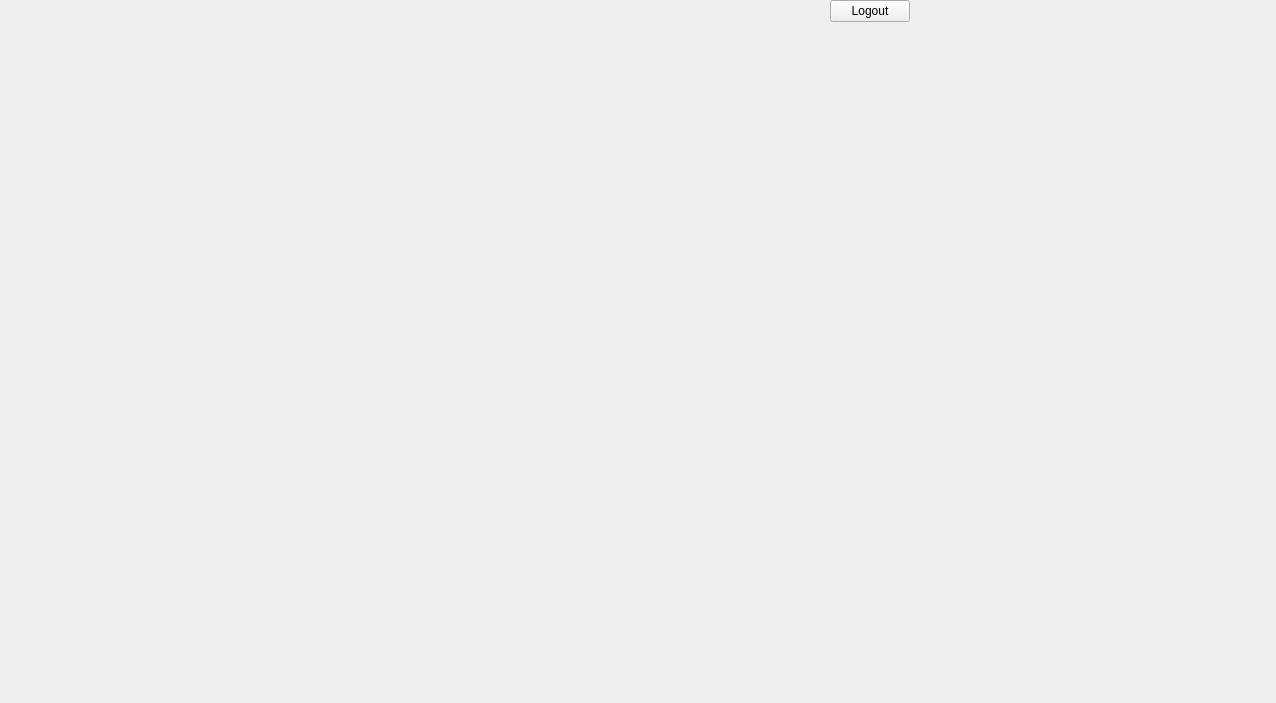
<?xml version="1.0" encoding="UTF-8"?>
<ui version="4.0">
 <class>ModeSelection</class>
 <widget class="QWidget" name="ModeSelection">
  <property name="geometry">
   <rect>
    <x>0</x>
    <y>0</y>
    <width>1276</width>
    <height>703</height>
   </rect>
  </property>
  <property name="windowTitle">
   <string>Mode</string>
  </property>
  <layout class="QVBoxLayout" name="verticalLayout" stretch="0,1">
   <property name="spacing">
    <number>0</number>
   </property>
   <property name="leftMargin">
    <number>0</number>
   </property>
   <property name="topMargin">
    <number>0</number>
   </property>
   <property name="rightMargin">
    <number>0</number>
   </property>
   <property name="bottomMargin">
    <number>0</number>
   </property>
   <item>
    <widget class="QWidget" name="widget" native="true">
     <layout class="QHBoxLayout" name="horizontalLayout_2">
      <property name="spacing">
       <number>0</number>
      </property>
      <property name="leftMargin">
       <number>0</number>
      </property>
      <property name="topMargin">
       <number>0</number>
      </property>
      <property name="rightMargin">
       <number>0</number>
      </property>
      <property name="bottomMargin">
       <number>0</number>
      </property>
      <item>
       <widget class="QLabel" name="label">
        <property name="enabled">
         <bool>true</bool>
        </property>
        <property name="sizePolicy">
         <sizepolicy hsizetype="Fixed" vsizetype="Fixed">
          <horstretch>100</horstretch>
          <verstretch>0</verstretch>
         </sizepolicy>
        </property>
        <property name="minimumSize">
         <size>
          <width>100</width>
          <height>0</height>
         </size>
        </property>
        <property name="text">
         <string/>
        </property>
        <property name="alignment">
         <set>Qt::AlignJustify|Qt::AlignVCenter</set>
        </property>
       </widget>
      </item>
      <item>
       <widget class="QPushButton" name="logoutButton">
        <property name="sizePolicy">
         <sizepolicy hsizetype="Fixed" vsizetype="Fixed">
          <horstretch>0</horstretch>
          <verstretch>0</verstretch>
         </sizepolicy>
        </property>
        <property name="text">
         <string>Logout</string>
        </property>
       </widget>
      </item>
     </layout>
    </widget>
   </item>
   <item>
    <layout class="QHBoxLayout" name="horizontalLayout">
     <item>
      <widget class="SettingsWidget" name="settingsWidget" native="true"/>
     </item>
     <item>
      <widget class="VisualizationWidget" name="visualizationWidget" native="true"/>
     </item>
    </layout>
   </item>
  </layout>
 </widget>
 <customwidgets>
  <customwidget>
   <class>SettingsWidget</class>
   <extends>QWidget</extends>
   <header>settingswidget.h</header>
   <container>1</container>
  </customwidget>
  <customwidget>
   <class>VisualizationWidget</class>
   <extends>QWidget</extends>
   <header>visualizationwidget.h</header>
   <container>1</container>
  </customwidget>
 </customwidgets>
 <resources/>
 <connections/>
</ui>
